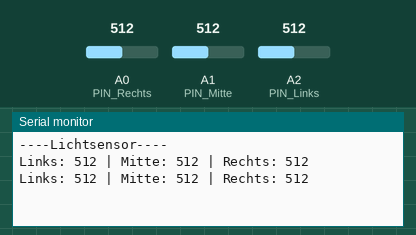
The sketch below on a simulated Arduino Uno, built with avr-gcc and run on an emulated ATmega328P. Parts: the last lines printed to the serial monitor. The inputs (shaded band) are chosen by the test bench; at power-on: A0 (PIN_Rechts) = 512, A1 (PIN_Mitte) = 512, A2 (PIN_Links) = 512.

Above: at 2.8 s.
2.9 s: A0 (PIN_Rechts) set to 716
At 5.2 s:
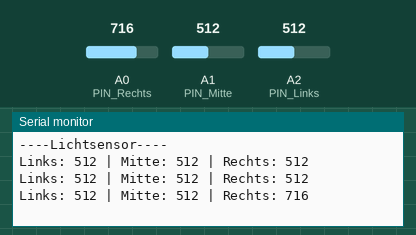
5.6 s: A1 (PIN_Mitte) set to 716
At 7.0 s:
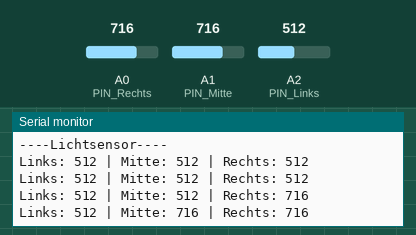
8.3 s: A2 (PIN_Links) set to 716
At 10.8 s:
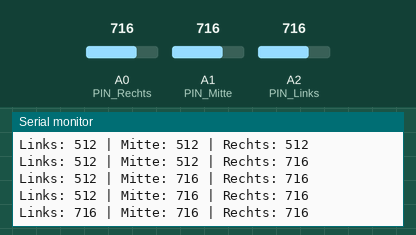
11.0 s: A0 (PIN_Rechts) set to 900
At 13.0 s:
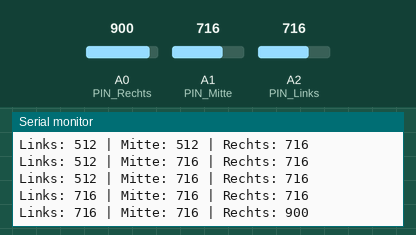
13.7 s: A1 (PIN_Mitte) set to 900
At 14.5 s:
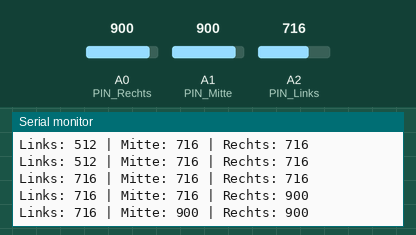
16.4 s: A2 (PIN_Links) set to 900
At 18.8 s:
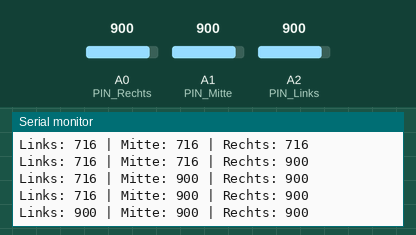
Timing chart, 0 to 20.1 s (numbered marks = the images above; inputs shaded):
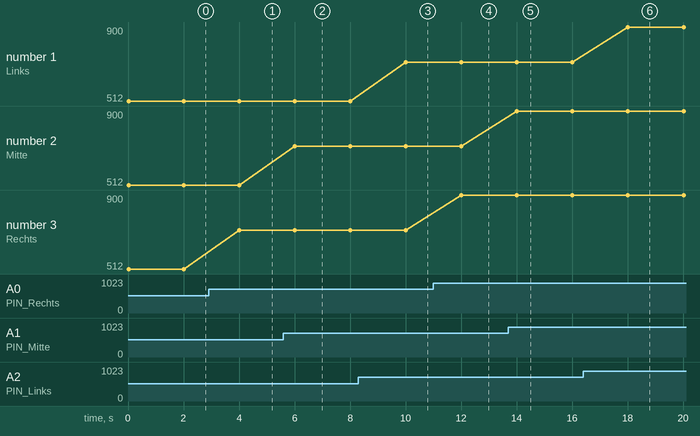

Measured:
- after the input at 2.9 s, the serial monitor: prints a new line after 1.1 s (image 1)
- after the input at 5.6 s, the serial monitor: prints a new line after 0.40 s (image 2)
- after the input at 8.3 s, the serial monitor: prints a new line after 1.7 s (image 3)
- after the input at 11.0 s, the serial monitor: prints a new line after 1.0 s (image 4)
- after the input at 13.7 s, the serial monitor: prints a new line after 0.31 s (image 5)
- after the input at 16.4 s, the serial monitor: prints a new line after 1.6 s (image 6)
- plotted number 3: 512 → 716 after the input at 2.9 s, 716 → 900 after the input at 11.0 s

The sketch:

Lichtsensor.ino
```cpp
#define PIN_Links A2
#define PIN_Mitte A1
#define PIN_Rechts A0

void initGIPO() {
  pinMode(PIN_Links, INPUT);
  pinMode(PIN_Mitte, INPUT);
  pinMode(PIN_Rechts, INPUT);
}

void setup() {
  Serial.begin(9600);
  initGIPO();
  Serial.println("----Lichtsensor----");
}

void loop() {
  Serial.print("Links: " + String(analogRead(PIN_Links)) + " | ");
  Serial.print("Mitte: " + String(analogRead(PIN_Mitte)) + " | ");
  Serial.println("Rechts: " + String(analogRead(PIN_Rechts)));
  delay(2000);
}
```
